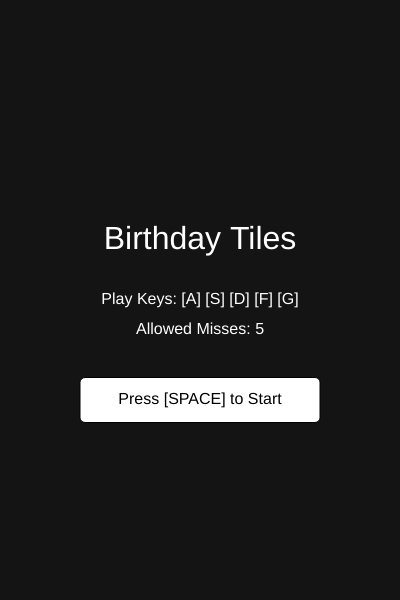
Frame 1 (no input)
Frame 60 (no input): identical to frame 1, image omitted
Frame 120 (the mouse pressed at the canvas centre since frame 60): identical to frame 1, image omitted

The p5.js sketch that drew this single still picture (run headless with seeded random() and noise() and a simulated clock; from frame 60 on, the mouse is pressed at the canvas centre):

// p5.js sketch
// ── sketch.js
let lanes = 5;
let laneWidth;
let notes = [];
let score = 0;
let speed = 5;
let keys = ['A', 'S', 'D', 'F', 'G'];

let gameState = "START"; 
let misses = 0;
let maxMisses = 5;

// --- 音楽用の設定（ライブラリ不要の仕組みに変更） ---
let audioCtx = null;
let melody = [
  'C4', 'C4', 'D4', 'C4', 'F4', 'E4', 'rest',
  'C4', 'C4', 'D4', 'C4', 'G4', 'F4', 'rest',
  'C4', 'C4', 'C5', 'A4', 'F4', 'E4', 'D4',
  'A#4', 'A#4', 'A4', 'F4', 'G4', 'F4'
];
let durations = [
  0.75, 0.25, 1.0, 1.0, 1.0, 2.0, 0.5,
  0.75, 0.25, 1.0, 1.0, 1.0, 2.0, 0.5,
  0.75, 0.25, 1.0, 1.0, 1.0, 1.0, 1.0,
  0.75, 0.25, 1.0, 1.0, 1.0, 2.0
];
let currentNoteIndex = 0;
let noteTimer = 0;

// 音階の名前と周波数の対応表
let noteFreqs = {
  'C4': 261.63, 'D4': 293.66, 'E4': 329.63, 'F4': 349.23, 'G4': 392.00, 'A4': 440.00, 'A#4': 466.16, 'B4': 493.88, 'C5': 523.25
};

function setup() {
  createCanvas(400, 600);
  laneWidth = width / lanes;
}

function draw() {
  background(20);

  if (gameState === "START") {
    drawStartScreen();
  } else if (gameState === "PLAY") {
    drawPlayScreen();
    playMelody(); 
  } else if (gameState === "GAMEOVER") {
    drawGameOverScreen();
  }
}

// ブラウザ標準の機能で一瞬だけ音を鳴らす関数
function playTone(freq, durationSec) {
  if (!audioCtx) return;
  let osc = audioCtx.createOscillator();
  let gainNode = audioCtx.createGain();
  
  osc.type = 'sine'; // 優しい音色
  osc.frequency.value = freq;
  
  // 音がブツッと切れないように滑らかに音量を下げる設定
  gainNode.gain.setValueAtTime(0.3, audioCtx.currentTime);
  gainNode.gain.exponentialRampToValueAtTime(0.001, audioCtx.currentTime + durationSec);
  
  osc.connect(gainNode);
  gainNode.connect(audioCtx.destination);
  
  osc.start();
  osc.stop(audioCtx.currentTime + durationSec);
}

function playMelody() {
  noteTimer--;

  if (noteTimer <= 0) {
    if (currentNoteIndex >= melody.length) {
      currentNoteIndex = 0; // ループ
    }

    let currentNote = melody[currentNoteIndex];
    let duration = durations[currentNoteIndex];

    if (currentNote !== 'rest') {
      let freq = noteFreqs[currentNote];
      if (freq) {
        // 次の音までの秒数を計算して鳴らす
        playTone(freq, duration * 0.4);
      }

      // タイルを生成
      let randomLane = floor(random(lanes));
      notes.push({
        lane: randomLane,
        y: -100,
        h: 80
      });
    }

    noteTimer = duration * 35; 
    currentNoteIndex++;
  }
}

// --- 画面描画 ---
function drawStartScreen() {
  fill(255);
  textAlign(CENTER, CENTER);
  textSize(32);
  text("Birthday Tiles", width / 2, height / 2 - 60);
  
  textSize(16);
  text("Play Keys: [A] [S] [D] [F] [G]", width / 2, height / 2);
  text("Allowed Misses: " + maxMisses, width / 2, height / 2 + 30);
  
  fill(255);
  rectMode(CENTER);
  rect(width / 2, height / 2 + 100, 240, 45, 5);
  
  fill(0);
  textSize(16);
  text("Press [SPACE] to Start", width / 2, height / 2 + 100);
  rectMode(CORNER);
}

function drawPlayScreen() {
  stroke(60);
  for (let i = 1; i < lanes; i++) {
    line(i * laneWidth, 0, i * laneWidth, height);
  }

  for (let i = notes.length - 1; i >= 0; i--) {
    let note = notes[i];
    note.y += speed;

    fill(0);
    stroke(200);
    strokeWeight(2);
    rect(note.lane * laneWidth, note.y, laneWidth, note.h);

    if (note.y > height) {
      notes.splice(i, 1);
      misses++;
      checkGameOver();
    }
  }

  let judgeZoneY = height - 80;
  for (let i = 0; i < lanes; i++) {
    if (keyIsPressed && key.toUpperCase() === keys[i]) {
      fill(150);
    } else {
      fill(255);
    }
    noStroke();
    rect(i * laneWidth, judgeZoneY, laneWidth, 80);

    fill(0);
    textAlign(CENTER, CENTER);
    textSize(16);
    text(keys[i], i * laneWidth + laneWidth / 2, judgeZoneY + 40);
  }

  fill(255);
  noStroke();
  textSize(20);
  textAlign(LEFT, TOP);
  text("Score: " + score, 20, 20);
  
  textAlign(RIGHT, TOP);
  let lifeText = "";
  for(let i = 0; i < maxMisses; i++) {
    if (i < maxMisses - misses) lifeText += "● ";
    else lifeText += "× ";
  }
  text(lifeText, width - 20, 20);
}

function drawGameOverScreen() {
  fill(255);
  textAlign(CENTER, CENTER);
  textSize(36);
  fill(255, 100, 100);
  text("GAME OVER", width / 2, height / 2 - 50);
  
  fill(255);
  textSize(24);
  text("Final Score: " + score, width / 2, height / 2 + 10);
  
  textSize(16);
  text("Press [SPACE] to Restart", width / 2, height / 2 + 70);
}

function checkGameOver() {
  if (misses >= maxMisses) {
    gameState = "GAMEOVER";
  }
}

function keyPressed() {
  if (gameState === "START") {
    if (key === ' ') {
      // スペースキーが押された瞬間にオーディオ機能を初期化（エラー回避）
      if (!audioCtx) {
        audioCtx = new (window.AudioContext || window.webkitAudioContext)();
      }
      startGame();
    }
  } else if (gameState === "GAMEOVER") {
    if (key === ' ') {
      gameState = "START";
    }
  } else if (gameState === "PLAY") {
    let judgeZoneY = height - 80;
    let currentKey = key.toUpperCase();
    let hit = false;

    for (let i = 0; i < lanes; i++) {
      if (currentKey === keys[i]) {
        for (let j = 0; j < notes.length; j++) {
          let note = notes[j];
          if (note.lane === i) {
            if (note.y + note.h > judgeZoneY && note.y < height) {
              score += 10;
              notes.splice(j, 1);
              hit = true;
              break;
            }
          }
        }
        if (!hit) {
          misses++;
          checkGameOver();
        }
      }
    }
  }
}

function startGame() {
  notes = [];
  score = 0;
  misses = 0;
  currentNoteIndex = 0;
  noteTimer = 0;
  gameState = "PLAY";
}
